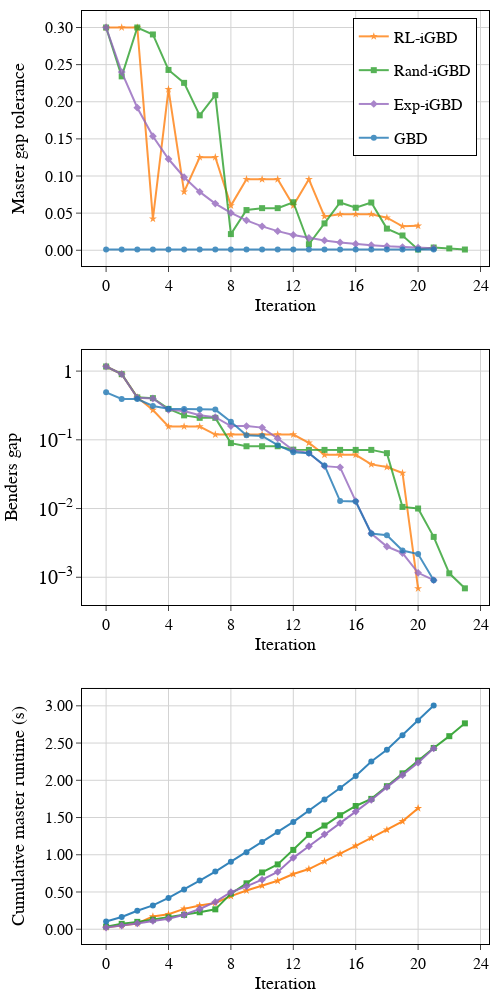

The notebook cell saved with this chart:
### Code cell
from plotly.subplots import make_subplots
import plotly.graph_objects as go

# --- your existing color_map and metrics dicts must be defined above ---
color_map = {
    'RL':        'rgb(255,127,14)',
    'Random':     'rgb(44,160,44)',
    'Exponential':'rgb(148,103,189)',
    'Optimal':    'rgb(31,119,180)',
}

marker_map = {
    'RL':          'star',
    'Random':      'square',
    'Exponential': 'diamond',
    'Optimal':     'circle'
}


label_map = {
    'RL':          'RL-iGBD',
    'Random':      'Rand-iGBD',
    'Exponential': 'Exp-iGBD',
    'Optimal':     'GBD'
}

# --- compute cumulative master‐problem runtimes ---
cum_mp_rl    = np.cumsum(rl_metrics   ['mp_time'])
cum_mp_opt   = np.cumsum(base_opt_metrics['mp_time'])   # Baseline
cum_mp_exp   = np.cumsum(base_exp_metrics['mp_time'])   # Constant
cum_mp_rand  = np.cumsum(base_rand_metrics['mp_time'])  # Random

# --- make 3×1 subplots, sharing the x‐axis ---
fig = make_subplots(
    rows=3, cols=1,
    shared_xaxes=True,
    vertical_spacing=0.09,
)

# helper to add your original two panels
def add_policy_trace(policy, metrics, row, y_key, log_scale=False, show_legend=False):
    fig.add_trace(
        go.Scatter(
            x=list(range(len(metrics[y_key]))),
            y=metrics[y_key],
            mode="lines+markers",
            name=label_map[policy],
            legendgroup=policy,
            showlegend=show_legend,
            line_color=color_map[policy],
            marker_color=color_map[policy],
            marker_symbol=marker_map[policy],
            opacity=0.8
        ),
        row=row, col=1
    )
    if log_scale:
        fig.update_yaxes(type="log", row=row, col=1)

# Row 1: Master gap tolerance (with legend)
for policy, metrics in [
    ("RL",        rl_metrics),
    ("Random",     base_rand_metrics),
    ("Exponential",base_exp_metrics),
    ("Optimal",    base_opt_metrics),
]:
    add_policy_trace(policy, metrics, row=1, y_key="master_gap_tol", show_legend=True)

# Row 2: Benders (true) gap, log‐scale (no legend)
for policy, metrics in [
    ("RL",        rl_metrics),
    ("Random",     base_rand_metrics),
    ("Exponential",base_exp_metrics),
    ("Optimal",    base_opt_metrics),
]:
    add_policy_trace(policy, metrics, row=2, y_key="true_gap", log_scale=True, show_legend=False)

# Row 3: Cumulative master‐problem runtime (no legend)
for policy, cum_data in [
    ("RL",       cum_mp_rl),
    ("Random",    cum_mp_rand),
    ("Exponential",  cum_mp_exp),
    ("Optimal",  cum_mp_opt),

]:
    # note: map “Baseline”→Optimal color, “Constant”→Exponential color
    color_key = {
      "RL": "RL",
      "Random": "Random",
      "Exponential": "Exponential",
      "Optimal": "Optimal"
    }[policy]
    fig.add_trace(
        go.Scatter(
            x=list(range(0, len(cum_data))),
            y=cum_data,
            mode="lines+markers",
            name=label_map[policy],
            legendgroup=policy,
            showlegend=False,
            line_color=color_map[color_key],
            marker_color=color_map[color_key],
            marker=dict(
            symbol=marker_map[policy],
            color= color_map[policy],
        ),
            opacity=0.9
        ),
        row=3, col=1
    )

# --- Y‐axis styling ---
fig.update_yaxes(
    title_text="Master gap tolerance",
    row=1, col=1,
    title_font=dict(family="Times New Roman", size=18),
    tickfont=dict(family="Times New Roman", size=16),
    tickformat=".2f"
    
)
fig.update_yaxes(
    title_text="Benders gap",
    row=2, col=1,
    title_font=dict(family="Times New Roman", size=18),
    tickfont=dict(family="Times New Roman", size=16),
    showgrid=True,
    type="log",
    tickmode="auto",
    nticks=5,
    exponentformat="power",
    showexponent="all"
)
fig.update_yaxes(
    title_text="Cumulative master runtime (s)",
    row=3, col=1,
    title_font=dict(family="Times New Roman", size=18),
    tickfont=dict(family="Times New Roman", size=16),
    showgrid=True,
    tickformat=".2f"
)

# --- X‐axis styling (iteration & ticks on all rows) ---
for r in [1,2,3]:
    fig.update_xaxes(
        title_text="Iteration",
        row=r, col=1,
        gridcolor='lightgrey',
        gridwidth=1,
        title_font=dict(family="Times New Roman", size=18),
        tickfont=dict(family="Times New Roman", size=16),
        ticks="inside",
        mirror=True,
        showticklabels=True,
        tickvals=[0, 4, 8, 12, 16, 20, 24],
    )

fig.update_xaxes(
    showgrid=True,
    gridcolor='lightgrey',
    gridwidth=1,
    zeroline=False,
    showline=True,
    mirror=True,
    linecolor='black',
    ticks='outside',
    title_standoff=5
)
fig.update_yaxes(
    showgrid=True,
    gridcolor='lightgrey',
    gridwidth=1,
    zeroline=False,
    mirror=True,
    showline=True,
    linecolor='black',
    ticks='outside'
)

# --- Legend & global layout ---
fig.update_layout(
    font=dict(family="Times New Roman", color="black", size=16),
    legend=dict(
        orientation="v",      
        x=0.97,          
        y=0.992,
        xanchor="right",       
        yanchor="top",
        bordercolor="black", 
        borderwidth=1
    ),
    width=500,
    height=1000,
    paper_bgcolor='white',
    plot_bgcolor='white',
    margin=dict(l=60, r=10, t=10, b=10)
)

fig.show()

### Figure 1 — Plotly figure (JSON) as saved in the notebook; plotly's stock layout.template omitted (floating-point values rounded to 4 significant figures)
{"data": [{"legendgroup": "RL", "line": {"color": "rgb(255,127,14)"}, "marker": {"color": "rgb(255,127,14)", "symbol": "star"}, "mode": "lines+markers", "name": "RL-iGBD", "opacity": 0.8, "showlegend": true, "type": "scatter", "x": [0, 1, 2, 3, 4, 5, 6, 7, 8, 9, 10, 11, 12, 13, 14, 15, 16, 17, 18, 19, 20], "xaxis": "x", "y": [0.3, 0.3, 0.3, 0.04237, 0.2168, 0.07865, 0.1252, 0.1252, 0.06012, 0.0956, 0.0956, 0.0956, 0.06012, 0.0956, 0.04564, 0.04857, 0.04857, 0.04857, 0.04385, 0.03231, 0.03296], "yaxis": "y"}, {"legendgroup": "Random", "line": {"color": "rgb(44,160,44)"}, "marker": {"color": "rgb(44,160,44)", "symbol": "square"}, "mode": "lines+markers", "name": "Rand-iGBD", "opacity": 0.8, "showlegend": true, "type": "scatter", "x": [0, 1, 2, 3, 4, 5, 6, 7, 8, 9, 10, 11, 12, 13, 14, 15, 16, 17, 18, 19, 20, 21, 22, 23], "xaxis": "x", "y": [0.3, 0.2342, 0.3, 0.2906, 0.2429, 0.2254, 0.1817, 0.2088, 0.02178, 0.05414, 0.05671, 0.05671, 0.06467, 0.008096, 0.03618, 0.06432, 0.05728, 0.06432, 0.02914, 0.01991, 0.001, 0.003702, 0.002434, 0.001], "yaxis": "y"}, {"legendgroup": "Exponential", "line": {"color": "rgb(148,103,189)"}, "marker": {"color": "rgb(148,103,189)", "symbol": "diamond"}, "mode": "lines+markers", "name": "Exp-iGBD", "opacity": 0.8, "showlegend": true, "type": "scatter", "x": [0, 1, 2, 3, 4, 5, 6, 7, 8, 9, 10, 11, 12, 13, 14, 15, 16, 17, 18, 19, 20, 21], "xaxis": "x", "y": [0.3, 0.24, 0.192, 0.1536, 0.1229, 0.0983, 0.07864, 0.06291, 0.05033, 0.04027, 0.03221, 0.02577, 0.02062, 0.01649, 0.01319, 0.01056, 0.008444, 0.006755, 0.005404, 0.004323, 0.003459, 0.002767], "yaxis": "y"}, {"legendgroup": "Optimal", "line": {"color": "rgb(31,119,180)"}, "marker": {"color": "rgb(31,119,180)", "symbol": "circle"}, "mode": "lines+markers", "name": "GBD", "opacity": 0.8, "showlegend": true, "type": "scatter", "x": [0, 1, 2, 3, 4, 5, 6, 7, 8, 9, 10, 11, 12, 13, 14, 15, 16, 17, 18, 19, 20, 21], "xaxis": "x", "y": [0.001, 0.001, 0.001, 0.001, 0.001, 0.001, 0.001, 0.001, 0.001, 0.001, 0.001, 0.001, 0.001, 0.001, 0.001, 0.001, 0.001, 0.001, 0.001, 0.001, 0.001, 0.001], "yaxis": "y"}, {"legendgroup": "RL", "line": {"color": "rgb(255,127,14)"}, "marker": {"color": "rgb(255,127,14)", "symbol": "star"}, "mode": "lines+markers", "name": "RL-iGBD", "opacity": 0.8, "showlegend": false, "type": "scatter", "x": [0, 1, 2, 3, 4, 5, 6, 7, 8, 9, 10, 11, 12, 13, 14, 15, 16, 17, 18, 19, 20], "xaxis": "x2", "y": [1.167, 0.903, 0.4147, 0.2707, 0.1563, 0.1563, 0.1563, 0.1192, 0.1192, 0.1192, 0.1192, 0.1192, 0.1192, 0.09027, 0.06046, 0.06046, 0.06046, 0.04385, 0.04014, 0.03296, 0.000686], "yaxis": "y2"}, {"legendgroup": "Random", "line": {"color": "rgb(44,160,44)"}, "marker": {"color": "rgb(44,160,44)", "symbol": "square"}, "mode": "lines+markers", "name": "Rand-iGBD", "opacity": 0.8, "showlegend": false, "type": "scatter", "x": [0, 1, 2, 3, 4, 5, 6, 7, 8, 9, 10, 11, 12, 13, 14, 15, 16, 17, 18, 19, 20, 21, 22, 23], "xaxis": "x2", "y": [1.167, 0.903, 0.4147, 0.4041, 0.2816, 0.2269, 0.2088, 0.2088, 0.08956, 0.08059, 0.08059, 0.08059, 0.07196, 0.07135, 0.07135, 0.07135, 0.07135, 0.07135, 0.06403, 0.01056, 0.01001, 0.003867, 0.001141, 0.0006901], "yaxis": "y2"}, {"legendgroup": "Exponential", "line": {"color": "rgb(148,103,189)"}, "marker": {"color": "rgb(148,103,189)", "symbol": "diamond"}, "mode": "lines+markers", "name": "Exp-iGBD", "opacity": 0.8, "showlegend": false, "type": "scatter", "x": [0, 1, 2, 3, 4, 5, 6, 7, 8, 9, 10, 11, 12, 13, 14, 15, 16, 17, 18, 19, 20, 21], "xaxis": "x2", "y": [1.167, 0.903, 0.4093, 0.3991, 0.2731, 0.2621, 0.2277, 0.2132, 0.1586, 0.1586, 0.1505, 0.1046, 0.07016, 0.06418, 0.04139, 0.03972, 0.01284, 0.004331, 0.002801, 0.002246, 0.001162, 0.0009058], "yaxis": "y2"}, {"legendgroup": "Optimal", "line": {"color": "rgb(31,119,180)"}, "marker": {"color": "rgb(31,119,180)", "symbol": "circle"}, "mode": "lines+markers", "name": "GBD", "opacity": 0.8, "showlegend": false, "type": "scatter", "x": [0, 1, 2, 3, 4, 5, 6, 7, 8, 9, 10, 11, 12, 13, 14, 15, 16, 17, 18, 19, 20, 21], "xaxis": "x2", "y": [0.4915, 0.3927, 0.3924, 0.3103, 0.284, 0.2797, 0.2794, 0.2753, 0.1832, 0.1169, 0.1141, 0.08359, 0.06581, 0.06381, 0.04236, 0.01284, 0.01262, 0.004331, 0.004092, 0.002445, 0.002179, 0.0009058], "yaxis": "y2"}, {"legendgroup": "RL", "line": {"color": "rgb(255,127,14)"}, "marker": {"color": "rgb(255,127,14)", "symbol": "star"}, "mode": "lines+markers", "name": "RL-iGBD", "opacity": 0.9, "showlegend": false, "type": "scatter", "x": [0, 1, 2, 3, 4, 5, 6, 7, 8, 9, 10, 11, 12, 13, 14, 15, 16, 17, 18, 19, 20], "xaxis": "x3", "y": [0.02631, 0.05253, 0.07764, 0.1717, 0.2008, 0.2731, 0.319, 0.3518, 0.4451, 0.5202, 0.5843, 0.6505, 0.7412, 0.8083, 0.912, 1.012, 1.119, 1.227, 1.334, 1.449, 1.624], "yaxis": "y3"}, {"legendgroup": "Random", "line": {"color": "rgb(44,160,44)"}, "marker": {"color": "rgb(44,160,44)", "symbol": "square"}, "mode": "lines+markers", "name": "Rand-iGBD", "opacity": 0.9, "showlegend": false, "type": "scatter", "x": [0, 1, 2, 3, 4, 5, 6, 7, 8, 9, 10, 11, 12, 13, 14, 15, 16, 17, 18, 19, 20, 21, 22, 23], "xaxis": "x3", "y": [0.03512, 0.07205, 0.09862, 0.1287, 0.1599, 0.1926, 0.2277, 0.2669, 0.4775, 0.6164, 0.7622, 0.8705, 1.065, 1.267, 1.392, 1.531, 1.655, 1.75, 1.921, 2.093, 2.267, 2.434, 2.593, 2.765], "yaxis": "y3"}, {"legendgroup": "Exponential", "line": {"color": "rgb(148,103,189)"}, "marker": {"color": "rgb(148,103,189)", "symbol": "diamond"}, "mode": "lines+markers", "name": "Exp-iGBD", "opacity": 0.9, "showlegend": false, "type": "scatter", "x": [0, 1, 2, 3, 4, 5, 6, 7, 8, 9, 10, 11, 12, 13, 14, 15, 16, 17, 18, 19, 20, 21], "xaxis": "x3", "y": [0.02312, 0.04882, 0.0775, 0.1117, 0.1407, 0.1943, 0.2718, 0.367, 0.4976, 0.5759, 0.6657, 0.7693, 0.9584, 1.114, 1.274, 1.425, 1.58, 1.737, 1.908, 2.069, 2.236, 2.429], "yaxis": "y3"}, {"legendgroup": "Optimal", "line": {"color": "rgb(31,119,180)"}, "marker": {"color": "rgb(31,119,180)", "symbol": "circle"}, "mode": "lines+markers", "name": "GBD", "opacity": 0.9, "showlegend": false, "type": "scatter", "x": [0, 1, 2, 3, 4, 5, 6, 7, 8, 9, 10, 11, 12, 13, 14, 15, 16, 17, 18, 19, 20, 21], "xaxis": "x3", "y": [0.104, 0.1642, 0.2474, 0.3198, 0.42, 0.5341, 0.6536, 0.7745, 0.9057, 1.034, 1.172, 1.307, 1.441, 1.59, 1.741, 1.896, 2.057, 2.254, 2.41, 2.605, 2.804, 3.005], "yaxis": "y3"}], "layout": {"font": {"color": "black", "family": "Times New Roman", "size": 16}, "height": 1000, "legend": {"bordercolor": "black", "borderwidth": 1, "orientation": "v", "x": 0.97, "xanchor": "right", "y": 0.992, "yanchor": "top"}, "margin": {"b": 10, "l": 60, "r": 10, "t": 10}, "paper_bgcolor": "white", "plot_bgcolor": "white", "width": 500, "xaxis": {"anchor": "y", "domain": [0, 1], "gridcolor": "lightgrey", "gridwidth": 1, "linecolor": "black", "matches": "x3", "mirror": true, "showgrid": true, "showline": true, "showticklabels": true, "tickfont": {"family": "Times New Roman", "size": 16}, "ticks": "outside", "tickvals": [0, 4, 8, 12, 16, 20, 24], "title": {"font": {"family": "Times New Roman", "size": 18}, "standoff": 5, "text": "Iteration"}, "zeroline": false}, "xaxis2": {"anchor": "y2", "domain": [0, 1], "gridcolor": "lightgrey", "gridwidth": 1, "linecolor": "black", "matches": "x3", "mirror": true, "showgrid": true, "showline": true, "showticklabels": true, "tickfont": {"family": "Times New Roman", "size": 16}, "ticks": "outside", "tickvals": [0, 4, 8, 12, 16, 20, 24], "title": {"font": {"family": "Times New Roman", "size": 18}, "standoff": 5, "text": "Iteration"}, "zeroline": false}, "xaxis3": {"anchor": "y3", "domain": [0, 1], "gridcolor": "lightgrey", "gridwidth": 1, "linecolor": "black", "mirror": true, "showgrid": true, "showline": true, "showticklabels": true, "tickfont": {"family": "Times New Roman", "size": 16}, "ticks": "outside", "tickvals": [0, 4, 8, 12, 16, 20, 24], "title": {"font": {"family": "Times New Roman", "size": 18}, "standoff": 5, "text": "Iteration"}, "zeroline": false}, "yaxis": {"anchor": "x", "domain": [0.7267, 1], "gridcolor": "lightgrey", "gridwidth": 1, "linecolor": "black", "mirror": true, "showgrid": true, "showline": true, "tickfont": {"family": "Times New Roman", "size": 16}, "tickformat": ".2f", "ticks": "outside", "title": {"font": {"family": "Times New Roman", "size": 18}, "text": "Master gap tolerance"}, "zeroline": false}, "yaxis2": {"anchor": "x2", "domain": [0.3633, 0.6367], "exponentformat": "power", "gridcolor": "lightgrey", "gridwidth": 1, "linecolor": "black", "mirror": true, "nticks": 5, "showexponent": "all", "showgrid": true, "showline": true, "tickfont": {"family": "Times New Roman", "size": 16}, "tickmode": "auto", "ticks": "outside", "title": {"font": {"family": "Times New Roman", "size": 18}, "text": "Benders gap"}, "type": "log", "zeroline": false}, "yaxis3": {"anchor": "x3", "domain": [0, 0.2733], "gridcolor": "lightgrey", "gridwidth": 1, "linecolor": "black", "mirror": true, "showgrid": true, "showline": true, "tickfont": {"family": "Times New Roman", "size": 16}, "tickformat": ".2f", "ticks": "outside", "title": {"font": {"family": "Times New Roman", "size": 18}, "text": "Cumulative master runtime (s)"}, "zeroline": false}}}
